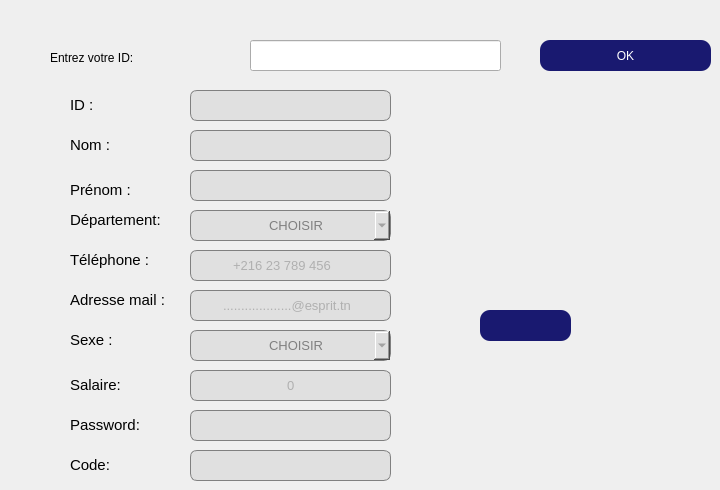
   <widget class="QWidget" name="tab">
    <attribute name="title">
     <string>MODIFIER</string>
    </attribute>
    <widget class="QLineEdit" name="lineEdit_idm">
     <property name="geometry">
      <rect>
       <x>250</x>
       <y>40</y>
       <width>251</width>
       <height>31</height>
      </rect>
     </property>
    </widget>
    <widget class="QLabel" name="label_62">
     <property name="geometry">
      <rect>
       <x>50</x>
       <y>50</y>
       <width>181</width>
       <height>16</height>
      </rect>
     </property>
     <property name="styleSheet">
      <string notr="true">font: 11pt &quot;Copperplate Gothic Bold&quot;;
color: rgb(0, 0, 0);</string>
     </property>
     <property name="text">
      <string>Entrez votre ID:</string>
     </property>
    </widget>
    <widget class="QPushButton" name="pushButton_41">
     <property name="geometry">
      <rect>
       <x>540</x>
       <y>40</y>
       <width>171</width>
       <height>31</height>
      </rect>
     </property>
     <property name="styleSheet">
      <string notr="true">QPushButton {
	font: 12pt &quot;Century Gothic&quot;;
    background-color: #191970; /* Couleur de fond */
    color: #fff; /* Couleur du texte */
    border: none; /* Pas de bordure */
    border-radius: 10px; /* Arrondir les coins */
}

/* Style lorsque la souris survole le bouton */
QPushButton:hover {
	color: rgb(255, 255, 255);

background:#DAA520;
border: none;
}

/* Style lorsque le bouton est enfoncé */
QPushButton:pressed {
    background-color: #b8860b; /* Couleur de fond en cas d'appui */
    border: 1px solid #446cff; /* Bordure en cas d'appui */
}

/* Style lorsque le bouton est enfoncé et coché (utilisé pour les boutons à bascule) */
QPushButton:checked {
    background-color: #3761ff; /* Couleur de fond en cas de bouton coché */
    border: 1px solid #3761ff; /* Bordure en cas de bouton coché */
}




</string>
     </property>
     <property name="text">
      <string>OK</string>
     </property>
    </widget>
    <widget class="QLabel" name="label_63">
     <property name="geometry">
      <rect>
       <x>70</x>
       <y>130</y>
       <width>81</width>
       <height>31</height>
      </rect>
     </property>
     <property name="text">
      <string>&lt;html&gt;&lt;head/&gt;&lt;body&gt;&lt;p&gt;&lt;span style=&quot; font-size:11pt;&quot;&gt;Nom : &lt;/span&gt;&lt;/p&gt;&lt;/body&gt;&lt;/html&gt;</string>
     </property>
    </widget>
    <widget class="QLabel" name="label_64">
     <property name="geometry">
      <rect>
       <x>70</x>
       <y>180</y>
       <width>81</width>
       <height>21</height>
      </rect>
     </property>
     <property name="text">
      <string>&lt;html&gt;&lt;head/&gt;&lt;body&gt;&lt;p&gt;&lt;span style=&quot; font-size:11pt;&quot;&gt;Prénom : &lt;/span&gt;&lt;/p&gt;&lt;/body&gt;&lt;/html&gt;</string>
     </property>
    </widget>
    <widget class="QLabel" name="label_65">
     <property name="geometry">
      <rect>
       <x>70</x>
       <y>210</y>
       <width>121</width>
       <height>21</height>
      </rect>
     </property>
     <property name="text">
      <string>&lt;html&gt;&lt;head/&gt;&lt;body&gt;&lt;p&gt;&lt;span style=&quot; font-size:11pt;&quot;&gt;Département:&lt;/span&gt;&lt;/p&gt;&lt;/body&gt;&lt;/html&gt;</string>
     </property>
    </widget>
    <widget class="QLabel" name="label_66">
     <property name="geometry">
      <rect>
       <x>70</x>
       <y>250</y>
       <width>111</width>
       <height>21</height>
      </rect>
     </property>
     <property name="text">
      <string>&lt;html&gt;&lt;head/&gt;&lt;body&gt;&lt;p&gt;&lt;span style=&quot; font-size:11pt;&quot;&gt;Téléphone : &lt;/span&gt;&lt;/p&gt;&lt;/body&gt;&lt;/html&gt;</string>
     </property>
    </widget>
    <widget class="QLabel" name="label_67">
     <property name="geometry">
      <rect>
       <x>70</x>
       <y>290</y>
       <width>111</width>
       <height>21</height>
      </rect>
     </property>
     <property name="styleSheet">
      <string notr="true"/>
     </property>
     <property name="text">
      <string>&lt;html&gt;&lt;head/&gt;&lt;body&gt;&lt;p&gt;&lt;span style=&quot; font-size:11pt;&quot;&gt;Adresse mail :&lt;/span&gt;&lt;/p&gt;&lt;/body&gt;&lt;/html&gt;</string>
     </property>
    </widget>
    <widget class="QLabel" name="label_68">
     <property name="geometry">
      <rect>
       <x>70</x>
       <y>330</y>
       <width>81</width>
       <height>21</height>
      </rect>
     </property>
     <property name="text">
      <string>&lt;html&gt;&lt;head/&gt;&lt;body&gt;&lt;p&gt;&lt;span style=&quot; font-size:11pt;&quot;&gt;Sexe : &lt;/span&gt;&lt;/p&gt;&lt;/body&gt;&lt;/html&gt;</string>
     </property>
    </widget>
    <widget class="QLabel" name="label_69">
     <property name="geometry">
      <rect>
       <x>70</x>
       <y>370</y>
       <width>81</width>
       <height>31</height>
      </rect>
     </property>
     <property name="text">
      <string>&lt;html&gt;&lt;head/&gt;&lt;body&gt;&lt;p&gt;&lt;span style=&quot; font-size:11pt;&quot;&gt;Salaire:&lt;/span&gt;&lt;/p&gt;&lt;/body&gt;&lt;/html&gt;</string>
     </property>
    </widget>
    <widget class="QLineEdit" name="lineEdit_nom1">
     <property name="geometry">
      <rect>
       <x>190</x>
       <y>130</y>
       <width>201</width>
       <height>31</height>
      </rect>
     </property>
     <property name="styleSheet">
      <string notr="true">QLineEdit {
	font: 10pt ;
    background-color: #e0e0e0; /* Couleur de fond par défaut */
    color: #808080; /* Couleur du texte par défaut (gris clair) */
    border: 1px solid #808080; /* Bordure grise par défaut */
    border-radius: 7px; /* Arrondir les coins par défaut */
    padding-left: 40px; /* Ajoute un espace à gauche */
    padding-right: 40px; /* Ajoute un espace à droite */

}

QLineEdit:focus {
    background-color: #fafad2; /* Nouvelle couleur de fond lorsque le lineEdit est en focus */
    color: #000000; /* Nouvelle couleur du texte lorsque le lineEdit est en focus (noir) */
    border-color: #D3D3D3; /* Nouvelle couleur de la bordure lorsque le lineEdit est en focus */
}
</string>
     </property>
    </widget>
    <widget class="QLineEdit" name="lineEdit_prenom1">
     <property name="geometry">
      <rect>
       <x>190</x>
       <y>170</y>
       <width>201</width>
       <height>31</height>
      </rect>
     </property>
     <property name="styleSheet">
      <string notr="true">QLineEdit {
	font: 10pt ;
    background-color: #e0e0e0; /* Couleur de fond par défaut */
    color: #808080; /* Couleur du texte par défaut (gris clair) */
    border: 1px solid #808080; /* Bordure grise par défaut */
    border-radius: 7px; /* Arrondir les coins par défaut */
    padding-left: 40px; /* Ajoute un espace à gauche */
    padding-right: 40px; /* Ajoute un espace à droite */

}

QLineEdit:focus {
    background-color: #fafad2; /* Nouvelle couleur de fond lorsque le lineEdit est en focus */
    color: #000000; /* Nouvelle couleur du texte lorsque le lineEdit est en focus (noir) */
    border-color: #D3D3D3; /* Nouvelle couleur de la bordure lorsque le lineEdit est en focus */
}
</string>
     </property>
    </widget>
    <widget class="QLineEdit" name="lineEdit_telephone1">
     <property name="geometry">
      <rect>
       <x>190</x>
       <y>250</y>
       <width>201</width>
       <height>31</height>
      </rect>
     </property>
     <property name="styleSheet">
      <string notr="true">QLineEdit {
	font: 10pt ;
    background-color: #e0e0e0; /* Couleur de fond par défaut */
    color: #808080; /* Couleur du texte par défaut (gris clair) */
    border: 1px solid #808080; /* Bordure grise par défaut */
    border-radius: 7px; /* Arrondir les coins par défaut */
    padding-left: 40px; /* Ajoute un espace à gauche */
    padding-right: 40px; /* Ajoute un espace à droite */

}

QLineEdit:focus {
    background-color: #fafad2; /* Nouvelle couleur de fond lorsque le lineEdit est en focus */
    color: #000000; /* Nouvelle couleur du texte lorsque le lineEdit est en focus (noir) */
    border-color: #D3D3D3; /* Nouvelle couleur de la bordure lorsque le lineEdit est en focus */
}
</string>
     </property>
     <property name="placeholderText">
      <string>+216 23 789 456</string>
     </property>
    </widget>
    <widget class="QLineEdit" name="lineEdit_email1">
     <property name="geometry">
      <rect>
       <x>190</x>
       <y>290</y>
       <width>201</width>
       <height>31</height>
      </rect>
     </property>
     <property name="styleSheet">
      <string notr="true">QLineEdit {
	font: 10pt ;
    background-color: #e0e0e0; /* Couleur de fond par défaut */
    color: #808080; /* Couleur du texte par défaut (gris clair) */
    border: 1px solid #808080; /* Bordure grise par défaut */
    border-radius: 7px; /* Arrondir les coins par défaut */
    padding-left: 30px; /* Ajoute un espace à gauche */
    padding-right: 30px; /* Ajoute un espace à droite */

}

QLineEdit:focus {
    background-color: #fafad2; /* Nouvelle couleur de fond lorsque le lineEdit est en focus */
    color: #000000; /* Nouvelle couleur du texte lorsque le lineEdit est en focus (noir) */
    border-color: #D3D3D3; /* Nouvelle couleur de la bordure lorsque le lineEdit est en focus */
}
</string>
     </property>
     <property name="placeholderText">
      <string>...................@esprit.tn</string>
     </property>
    </widget>
    <widget class="QComboBox" name="comboBox_sexe1">
     <property name="geometry">
      <rect>
       <x>190</x>
       <y>330</y>
       <width>201</width>
       <height>31</height>
      </rect>
     </property>
     <property name="styleSheet">
      <string notr="true">QComboBox {
	font: 10pt ;
    background-color: #e0e0e0; /* Couleur de fond par défaut */
    color: #808080; /* Couleur du texte par défaut (gris clair) */
    border: 1px solid #808080; /* Bordure grise par défaut */
    border-radius: 7px; /* Arrondir les coins par défaut */
    padding-left: 78px; /* Ajoute un espace à gauche */
    padding-right: 40px; /* Ajoute un espace à droite */

}

QComboBox:focus {
    background-color: #fafad2; /* Nouvelle couleur de fond lorsque le lineEdit est en focus */
    color: #000000; /* Nouvelle couleur du texte lorsque le lineEdit est en focus (noir) */
    border-color: #D3D3D3; /* Nouvelle couleur de la bordure lorsque le lineEdit est en focus */
}

</string>
     </property>
     <property name="currentText">
      <string>CHOISIR</string>
     </property>
     <property name="frame">
      <bool>true</bool>
     </property>
     <item>
      <property name="text">
       <string>CHOISIR</string>
      </property>
     </item>
     <item>
      <property name="text">
       <string>HOMME</string>
      </property>
     </item>
     <item>
      <property name="text">
       <string>FEMME</string>
      </property>
     </item>
    </widget>
    <widget class="QLineEdit" name="lineEdit_salaire1">
     <property name="geometry">
      <rect>
       <x>190</x>
       <y>370</y>
       <width>201</width>
       <height>31</height>
      </rect>
     </property>
     <property name="styleSheet">
      <string notr="true">QLineEdit {
	font: 10pt ;
    background-color: #e0e0e0; /* Couleur de fond par défaut */
    color: #808080; /* Couleur du texte par défaut (gris clair) */
    border: 1px solid #808080; /* Bordure grise par défaut */
    border-radius: 7px; /* Arrondir les coins par défaut */
    padding-left: 94px; /* Ajoute un espace à gauche */
    padding-right: 60px; /* Ajoute un espace à droite */

}

QLineEdit:focus {
    background-color: #fafad2; /* Nouvelle couleur de fond lorsque le lineEdit est en focus */
    color: #000000; /* Nouvelle couleur du texte lorsque le lineEdit est en focus (noir) */
    border-color: #D3D3D3; /* Nouvelle couleur de la bordure lorsque le lineEdit est en focus */
}
</string>
     </property>
     <property name="placeholderText">
      <string>0</string>
     </property>
    </widget>
    <widget class="QPushButton" name="pushButton_39">
     <property name="geometry">
      <rect>
       <x>480</x>
       <y>310</y>
       <width>91</width>
       <height>31</height>
      </rect>
     </property>
     <property name="styleSheet">
      <string notr="true">QPushButton {
	image: url(:/images/img/1708110620525.png);
	font: 12pt &quot;Century Gothic&quot;;
    background-color: #191970; /* Couleur de fond */
    color: #fff; /* Couleur du texte */
    border: none; /* Pas de bordure */
    border-radius: 10px; /* Arrondir les coins */
}

/* Style lorsque la souris survole le bouton */
QPushButton:hover {
	color: rgb(255, 255, 255);

background:#DAA520;
border: none;
}

/* Style lorsque le bouton est enfoncé */
QPushButton:pressed {
    background-color: #b8860b; /* Couleur de fond en cas d'appui */
    border: 1px solid #446cff; /* Bordure en cas d'appui */
}

/* Style lorsque le bouton est enfoncé et coché (utilisé pour les boutons à bascule) */
QPushButton:checked {
    background-color: #3761ff; /* Couleur de fond en cas de bouton coché */
    border: 1px solid #3761ff; /* Bordure en cas de bouton coché */
}




</string>
     </property>
     <property name="text">
      <string/>
     </property>
    </widget>
    <widget class="QLineEdit" name="lineEdit_ID2">
     <property name="geometry">
      <rect>
       <x>190</x>
       <y>90</y>
       <width>201</width>
       <height>31</height>
      </rect>
     </property>
     <property name="styleSheet">
      <string notr="true">QLineEdit {
	font: 10pt ;
    background-color: #e0e0e0; /* Couleur de fond par défaut */
    color: #808080; /* Couleur du texte par défaut (gris clair) */
    border: 1px solid #808080; /* Bordure grise par défaut */
    border-radius: 7px; /* Arrondir les coins par défaut */
    padding-left: 40px; /* Ajoute un espace à gauche */
    padding-right: 40px; /* Ajoute un espace à droite */

}

QLineEdit:focus {
    background-color: #fafad2; /* Nouvelle couleur de fond lorsque le lineEdit est en focus */
    color: #000000; /* Nouvelle couleur du texte lorsque le lineEdit est en focus (noir) */
    border-color: #D3D3D3; /* Nouvelle couleur de la bordure lorsque le lineEdit est en focus */
}
</string>
     </property>
    </widget>
    <widget class="QLabel" name="label_70">
     <property name="geometry">
      <rect>
       <x>70</x>
       <y>90</y>
       <width>81</width>
       <height>31</height>
      </rect>
     </property>
     <property name="text">
      <string>&lt;html&gt;&lt;head/&gt;&lt;body&gt;&lt;p&gt;&lt;span style=&quot; font-size:11pt;&quot;&gt;ID : &lt;/span&gt;&lt;/p&gt;&lt;/body&gt;&lt;/html&gt;</string>
     </property>
    </widget>
    <widget class="QComboBox" name="comboBox_departement_1">
     <property name="geometry">
      <rect>
       <x>190</x>
       <y>210</y>
       <width>201</width>
       <height>31</height>
      </rect>
     </property>
     <property name="styleSheet">
      <string notr="true">QComboBox {
	font: 10pt ;
    background-color: #e0e0e0; /* Couleur de fond par défaut */
    color: #808080; /* Couleur du texte par défaut (gris clair) */
    border: 1px solid #808080; /* Bordure grise par défaut */
    border-radius: 7px; /* Arrondir les coins par défaut */
    padding-left: 78px; /* Ajoute un espace à gauche */
    padding-right: 40px; /* Ajoute un espace à droite */

}

QComboBox:focus {
    background-color: #fafad2; /* Nouvelle couleur de fond lorsque le lineEdit est en focus */
    color: #000000; /* Nouvelle couleur du texte lorsque le lineEdit est en focus (noir) */
    border-color: #D3D3D3; /* Nouvelle couleur de la bordure lorsque le lineEdit est en focus */
}

</string>
     </property>
     <property name="currentText">
      <string>CHOISIR</string>
     </property>
     <property name="frame">
      <bool>true</bool>
     </property>
     <item>
      <property name="text">
       <string>CHOISIR</string>
      </property>
     </item>
     <item>
      <property name="text">
       <string>Informatique</string>
      </property>
     </item>
     <item>
      <property name="text">
       <string>Ressource humaine</string>
      </property>
     </item>
     <item>
      <property name="text">
       <string>Sinistre</string>
      </property>
     </item>
     <item>
      <property name="text">
       <string>Batiment</string>
      </property>
     </item>
    </widget>
    <widget class="QLabel" name="label_72">
     <property name="geometry">
      <rect>
       <x>70</x>
       <y>410</y>
       <width>91</width>
       <height>31</height>
      </rect>
     </property>
     <property name="text">
      <string>&lt;html&gt;&lt;head/&gt;&lt;body&gt;&lt;p&gt;&lt;span style=&quot; font-size:11pt;&quot;&gt;Password:&lt;/span&gt;&lt;/p&gt;&lt;/body&gt;&lt;/html&gt;</string>
     </property>
    </widget>
    <widget class="QLineEdit" name="lineEdit_password1">
     <property name="geometry">
      <rect>
       <x>190</x>
       <y>410</y>
       <width>201</width>
       <height>31</height>
      </rect>
     </property>
     <property name="styleSheet">
      <string notr="true">QLineEdit {
	font: 10pt ;
    background-color: #e0e0e0; /* Couleur de fond par défaut */
    color: #808080; /* Couleur du texte par défaut (gris clair) */
    border: 1px solid #808080; /* Bordure grise par défaut */
    border-radius: 7px; /* Arrondir les coins par défaut */
    padding-left: 40px; /* Ajoute un espace à gauche */
    padding-right: 40px; /* Ajoute un espace à droite */

}

QLineEdit:focus {
    background-color: #fafad2; /* Nouvelle couleur de fond lorsque le lineEdit est en focus */
    color: #000000; /* Nouvelle couleur du texte lorsque le lineEdit est en focus (noir) */
    border-color: #D3D3D3; /* Nouvelle couleur de la bordure lorsque le lineEdit est en focus */
}
</string>
     </property>
    </widget>
    <widget class="QLineEdit" name="lineEdit_code1">
     <property name="geometry">
      <rect>
       <x>190</x>
       <y>450</y>
       <width>201</width>
       <height>31</height>
      </rect>
     </property>
     <property name="styleSheet">
      <string notr="true">QLineEdit {
	font: 10pt ;
    background-color: #e0e0e0; /* Couleur de fond par défaut */
    color: #808080; /* Couleur du texte par défaut (gris clair) */
    border: 1px solid #808080; /* Bordure grise par défaut */
    border-radius: 7px; /* Arrondir les coins par défaut */
    padding-left: 40px; /* Ajoute un espace à gauche */
    padding-right: 40px; /* Ajoute un espace à droite */

}

QLineEdit:focus {
    background-color: #fafad2; /* Nouvelle couleur de fond lorsque le lineEdit est en focus */
    color: #000000; /* Nouvelle couleur du texte lorsque le lineEdit est en focus (noir) */
    border-color: #D3D3D3; /* Nouvelle couleur de la bordure lorsque le lineEdit est en focus */
}
</string>
     </property>
    </widget>
    <widget class="QLabel" name="label_74">
     <property name="geometry">
      <rect>
       <x>70</x>
       <y>450</y>
       <width>91</width>
       <height>31</height>
      </rect>
     </property>
     <property name="text">
      <string>&lt;html&gt;&lt;head/&gt;&lt;body&gt;&lt;p&gt;&lt;span style=&quot; font-size:11pt;&quot;&gt;Code:&lt;/span&gt;&lt;/p&gt;&lt;/body&gt;&lt;/html&gt;</string>
     </property>
    </widget>
   </widget>
